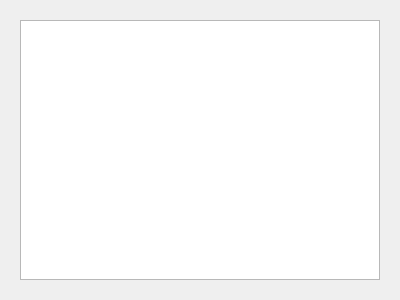
<?xml version="1.0" encoding="UTF-8"?>
<ui version="4.0">
 <class>Dialog</class>
 <widget class="QDialog" name="Dialog">
  <property name="geometry">
   <rect>
    <x>0</x>
    <y>0</y>
    <width>400</width>
    <height>300</height>
   </rect>
  </property>
  <property name="minimumSize">
   <size>
    <width>400</width>
    <height>300</height>
   </size>
  </property>
  <property name="maximumSize">
   <size>
    <width>400</width>
    <height>300</height>
   </size>
  </property>
  <property name="windowTitle">
   <string>Zasięgi</string>
  </property>
  <widget class="QTreeWidget" name="ranges_tree">
   <property name="geometry">
    <rect>
     <x>20</x>
     <y>20</y>
     <width>360</width>
     <height>260</height>
    </rect>
   </property>
   <property name="minimumSize">
    <size>
     <width>360</width>
     <height>260</height>
    </size>
   </property>
   <property name="maximumSize">
    <size>
     <width>360</width>
     <height>260</height>
    </size>
   </property>
   <property name="indentation">
    <number>0</number>
   </property>
   <property name="headerHidden">
    <bool>true</bool>
   </property>
   <property name="columnCount">
    <number>2</number>
   </property>
   <attribute name="headerVisible">
    <bool>false</bool>
   </attribute>
   <attribute name="headerMinimumSectionSize">
    <number>60</number>
   </attribute>
   <attribute name="headerDefaultSectionSize">
    <number>200</number>
   </attribute>
   <attribute name="headerStretchLastSection">
    <bool>true</bool>
   </attribute>
   <column>
    <property name="text">
     <string notr="true">1</string>
    </property>
   </column>
   <column>
    <property name="text">
     <string notr="true">2</string>
    </property>
   </column>
  </widget>
 </widget>
 <resources/>
 <connections/>
</ui>
